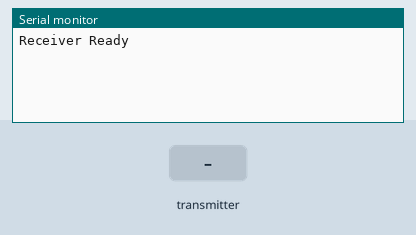
Simulated run of this sketch. Board: Arduino Uno, built with avr-gcc and run on an emulated ATmega328P. On the bench: the last lines printed to the serial monitor. The test bench sets the inputs (shaded band). No radio packets arrive unless stated.

Above: at 2.2 s.
2.3 s: the transmitter starts sending throttle = 0
At 3.4 s:
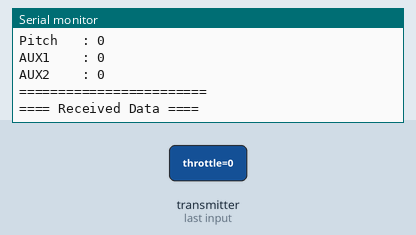
3.8 s: the transmitter starts sending yaw = 256
At 4.5 s:
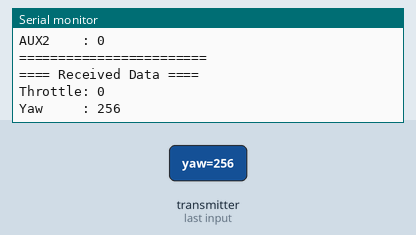

The sketch:

Receiver_code.ino
```cpp
#include <SPI.h>
#include <nRF24L01.h>
#include <RF24.h>

// Use same pipe address as transmitter
const uint64_t pipeIn = 0xE8E8F0F0E1LL;

// CE, CSN pins (same as your TX: CE=PB5, CSN=PB4)
RF24 radio(PB5, PB4);

// Struct must match TX side
struct MyData {
  long throttle;
  long yaw;
  long roll;
  long pitch;
  bool AUX1;
  bool AUX2;
};

MyData receivedData;

void setup() {
  Serial.begin(9600);
  delay(1000);

  radio.begin();
  radio.setAutoAck(false);
  radio.setChannel(0x2F);
  radio.setPALevel(RF24_PA_MAX);
  radio.setDataRate(RF24_2MBPS);
  radio.openReadingPipe(1, pipeIn);
  radio.startListening();

  Serial.println("Receiver Ready");
}

void loop() {
  if (radio.available()) {
    radio.read(&receivedData, sizeof(MyData));

    Serial.println("==== Received Data ====");
    Serial.print("Throttle: "); Serial.println(receivedData.throttle);
    Serial.print("Yaw     : "); Serial.println(receivedData.yaw);
    Serial.print("Roll    : "); Serial.println(receivedData.roll);
    Serial.print("Pitch   : "); Serial.println(receivedData.pitch);
    Serial.print("AUX1    : "); Serial.println(receivedData.AUX1);
    Serial.print("AUX2    : "); Serial.println(receivedData.AUX2);
    Serial.println("========================");
  }
}
```

Measured:
- after the input at 2.3 s, the serial monitor: prints a new line at once (image 1)
- after the input at 3.8 s, the serial monitor: prints a new line after 0.15 s (image 2)
